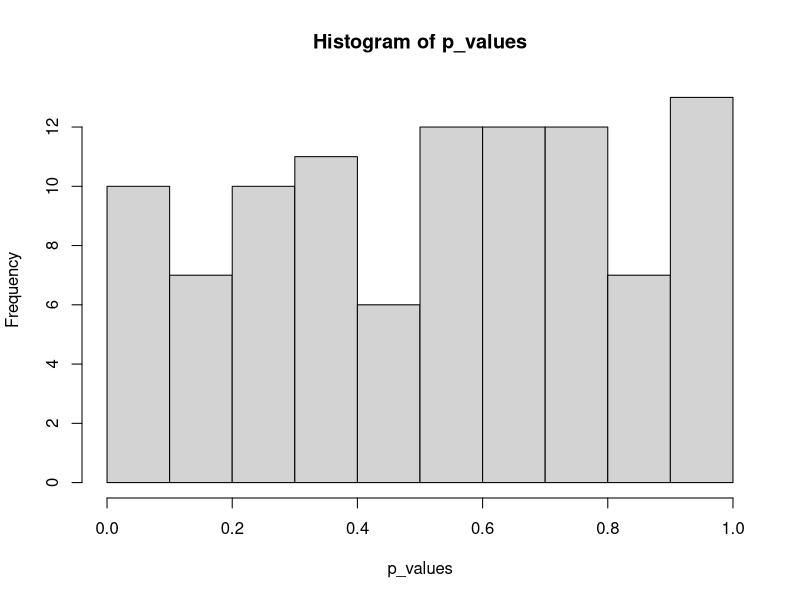

This chart was generated by the following R code:
## ---- chunk 1
knitr::opts_chunk$set(echo = TRUE)
library(dplyr)
library("purrr")
## ---- chunk 2
as_mapper(c("lorem", "ipsome", "dolor"))
## ---- chunk 3
as_mapper(c(1,2,3))
## ---- chunk 4
as_mapper(c("lorem", 2, "dolor"))
## ---- chunk 5
random_df <- data.frame(x = rnorm(10), y = rnorm(10), z = rnorm(10))
stddev <- map_dbl(random_df, sd)
print(stddev)
## ---- chunk 6
random_df <- data.frame(x = rnorm(10), y = rnorm(10), z = rnorm(10),label = letters[1:10])
numeric_df <- select_if(random_df, is.numeric)
stddev <- map_dbl(numeric_df, sd)
print(stddev)
## ---- chunk 7
new_df <- data.frame(x = factor(letters[1:10]), y = factor(letters[11:20]))

# compute number of levels for each factor column
factored <- map_int(new_df, nlevels)
print(factored)
## ---- chunk 8
trials <- map(1:100, ~ t.test(rpois(10, 10), rpois(7, 10)))
p_values <- map_dbl(trials, "p.value")
print(p_values)
hist(p_values)
